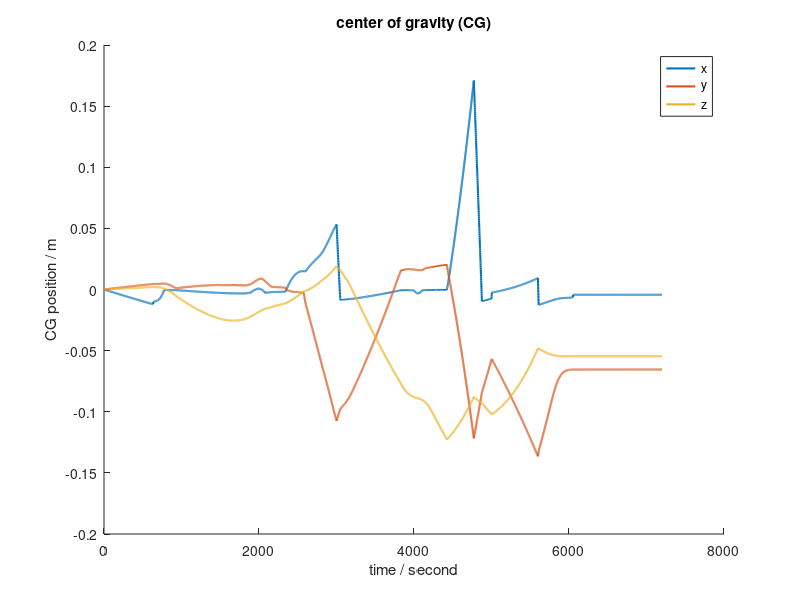
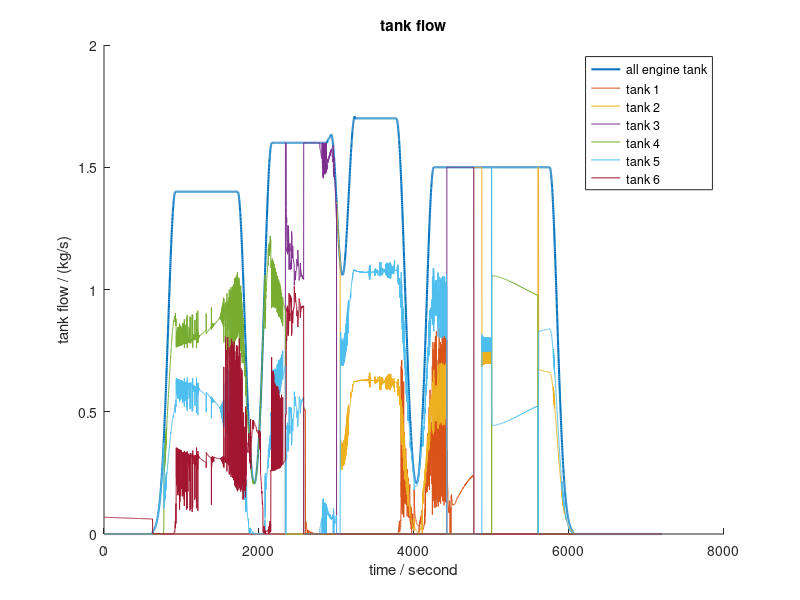
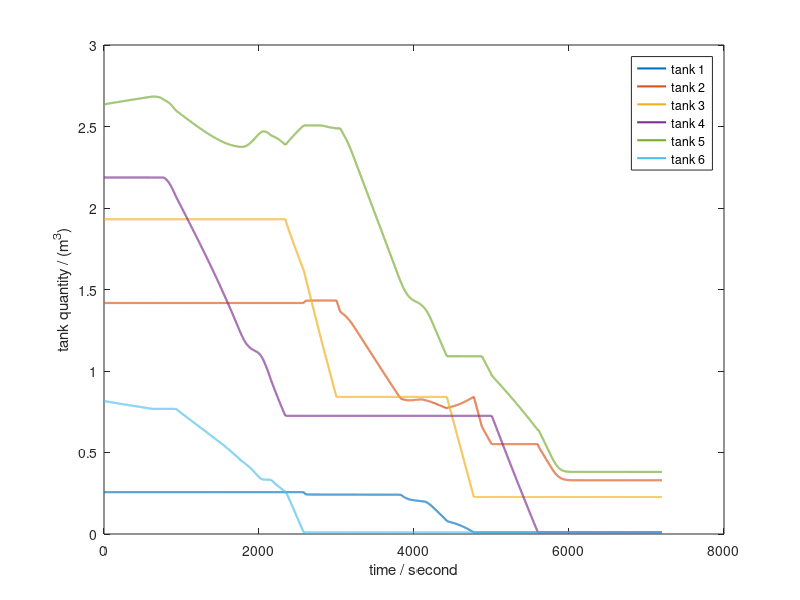

Reproduce these figures in MATLAB, in order.
close all

load quest4.mat
load quest4result.mat

figure('Position',[100 100 500 300])
hold on
plot(t,totalCg,'LineWidth',1.5)
title('center of gravity (CG)')
legend('x','y','z')
xlabel('time / second');
ylabel('CG position / m');
exportgraphics(gca,'quest4cg.png')

figure('Position',[650 100 500 300])
hold on
plot(t,aircraftFlow,'LineWidth',1.5)
plot(t,tankFlow)
title('tank flow')
legend('all engine tank','tank 1','tank 2','tank 3','tank 4','tank 5','tank 6')
xlabel('time / second');
ylabel('tank flow / (kg/s)');
exportgraphics(gca,'quest4tankflow.png')

figure('Position',[100 500 500 300])
plot(t,tankQuantity,'LineWidth',1.5)
legend('tank 1','tank 2','tank 3','tank 4','tank 5','tank 6')
xlabel('time / second')
ylabel('tank quantity / (m^3)')
exportgraphics(gca,'quest4tankquantity.png')